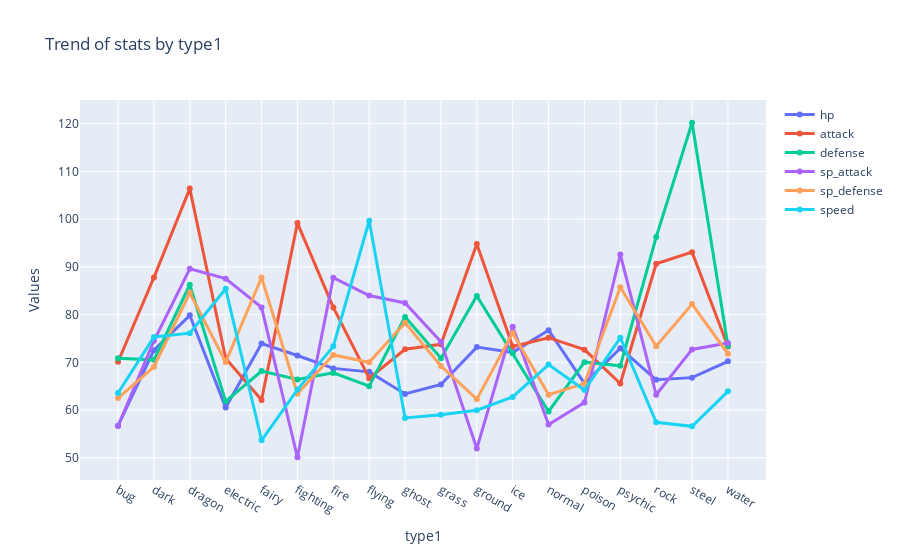

Write notebook code for a chart like this one.
### Code cell
# Visualizing the trend of stats by type and generation.
def stats_by(classifier):
    data = []
    stats_names = ['hp', 'attack', 'defense', 'sp_attack', 'sp_defense', 'speed']
    stats = pokemon.groupby(classifier)[stats_names].mean().reset_index()
    for stat in stats_names:
        stat_line = go.Scatter(
            x=stats[classifier],
            y=stats[stat],
            name=stat,
            line=dict(
                width=3,
            ),
        )

        data.append(stat_line)

    layout = go.Layout(
        title='Trend of stats by {}'.format(classifier),
        xaxis=dict(title=classifier),
        yaxis=dict(title='Values')
    )

    trend = go.Figure(data=data, layout=layout)
    iplot(trend, filename='trend')


stats_by('type1')

# TODO: How can we change the stat to examine trends by?
# TODO: How can we upper case the stats?
# TODO: How can we change the maker symbol (marker_symbol="x",)?

### Figure 1 — Plotly figure (JSON) as saved in the notebook; plotly's stock layout.template omitted (floating-point values rounded to 4 significant figures)
{"data": [{"line": {"width": 3}, "name": "hp", "type": "scatter", "x": ["bug", "dark", "dragon", "electric", "fairy", "fighting", "fire", "flying", "ghost", "grass", "ground", "ice", "normal", "poison", "psychic", "rock", "steel", "water"], "y": [56.72, 72.55, 79.85, 60.51, 73.94, 71.43, 68.73, 68, 63.37, 65.36, 73.19, 72.09, 76.72, 65.59, 72.94, 66.33, 66.79, 70.22]}, {"line": {"width": 3}, "name": "attack", "type": "scatter", "x": ["bug", "dark", "dragon", "electric", "fairy", "fighting", "fire", "flying", "ghost", "grass", "ground", "ice", "normal", "poison", "psychic", "rock", "steel", "water"], "y": [70.12, 87.79, 106.4, 70.82, 62.11, 99.18, 81.5, 66.67, 72.74, 73.77, 94.81, 73.3, 75.16, 72.66, 65.57, 90.67, 93.08, 73.31]}, {"line": {"width": 3}, "name": "defense", "type": "scatter", "x": ["bug", "dark", "dragon", "electric", "fairy", "fighting", "fire", "flying", "ghost", "grass", "ground", "ice", "normal", "poison", "psychic", "rock", "steel", "water"], "y": [70.85, 70.52, 86.26, 61.82, 68.17, 66.39, 67.79, 65, 79.52, 70.87, 83.91, 71.91, 59.7, 70.03, 69.26, 96.27, 120.2, 73.48]}, {"line": {"width": 3}, "name": "sp_attack", "type": "scatter", "x": ["bug", "dark", "dragon", "electric", "fairy", "fighting", "fire", "flying", "ghost", "grass", "ground", "ice", "normal", "poison", "psychic", "rock", "steel", "water"], "y": [56.65, 74.52, 89.59, 87.54, 81.5, 50.11, 87.73, 84, 82.44, 74.32, 51.94, 77.43, 56.98, 61.56, 92.6, 63.2, 72.71, 74.06]}, {"line": {"width": 3}, "name": "sp_defense", "type": "scatter", "x": ["bug", "dark", "dragon", "electric", "fairy", "fighting", "fire", "flying", "ghost", "grass", "ground", "ice", "normal", "poison", "psychic", "rock", "steel", "water"], "y": [62.51, 69.07, 84.56, 70.05, 87.78, 63.43, 71.54, 70, 78.3, 69.23, 62.28, 76.13, 63.2, 65.53, 85.74, 73.38, 82.21, 71.8]}, {"line": {"width": 3}, "name": "speed", "type": "scatter", "x": ["bug", "dark", "dragon", "electric", "fairy", "fighting", "fire", "flying", "ghost", "grass", "ground", "ice", "normal", "poison", "psychic", "rock", "steel", "water"], "y": [63.57, 75.31, 76.11, 85.41, 53.67, 64.29, 73.35, 99.67, 58.33, 59.03, 59.97, 62.74, 69.53, 64.19, 75.15, 57.42, 56.58, 63.92]}], "layout": {"title": {"text": "Trend of stats by type1"}, "xaxis": {"title": {"text": "type1"}}, "yaxis": {"title": {"text": "Values"}}}}
